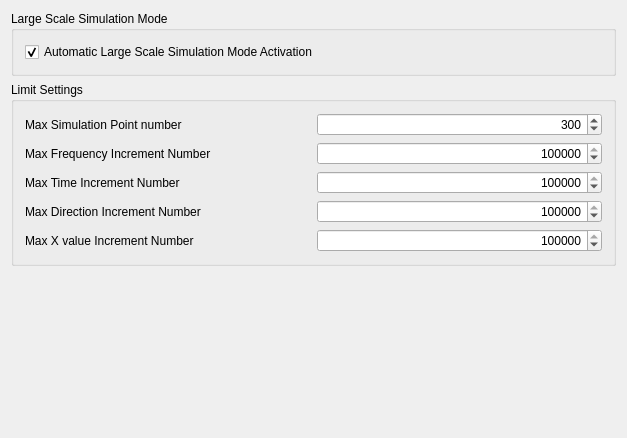
<?xml version="1.0" encoding="UTF-8"?>
<ui version="4.0">
 <class>UserDefinedPhenomenonLabGui::DlgSettingsUserDefinedPhenomenonLabLimitImp</class>
 <widget class="QWidget" name="UserDefinedPhenomenonLabGui::DlgSettingsUserDefinedPhenomenonLabLimitImp">
  <property name="geometry">
   <rect>
    <x>0</x>
    <y>0</y>
    <width>627</width>
    <height>438</height>
   </rect>
  </property>
  <property name="windowTitle">
   <string>Limit</string>
  </property>
  <layout class="QVBoxLayout" name="verticalLayout_3">
   <item>
    <widget class="QGroupBox" name="gb_wl_param_binary">
     <property name="sizePolicy">
      <sizepolicy hsizetype="Preferred" vsizetype="Preferred">
       <horstretch>0</horstretch>
       <verstretch>0</verstretch>
      </sizepolicy>
     </property>
     <property name="layoutDirection">
      <enum>Qt::LeftToRight</enum>
     </property>
     <property name="title">
      <string>Large Scale Simulation Mode</string>
     </property>
     <property name="alignment">
      <set>Qt::AlignLeading|Qt::AlignLeft|Qt::AlignTop</set>
     </property>
     <layout class="QVBoxLayout" name="verticalLayout">
      <item>
       <layout class="QGridLayout" name="gl_lm">
        <item row="0" column="1">
         <widget class="Gui::PrefCheckBox" name="cb_lm_AutoLargeScaleMode">
          <property name="minimumSize">
           <size>
            <width>0</width>
            <height>20</height>
           </size>
          </property>
          <property name="text">
           <string>Automatic Large Scale Simulation Mode Activation</string>
          </property>
          <property name="checked">
           <bool>true</bool>
          </property>
          <property name="prefEntry" stdset="0">
           <cstring>AutomaticLargeScaleModeActivation</cstring>
          </property>
          <property name="prefPath" stdset="0">
           <cstring>Mod/UserDefinedPhenomenonLab/General</cstring>
          </property>
         </widget>
        </item>
       </layout>
      </item>
     </layout>
    </widget>
   </item>
   <item>
    <widget class="QGroupBox" name="gb_wl_LimitSettings">
     <property name="sizePolicy">
      <sizepolicy hsizetype="Preferred" vsizetype="Preferred">
       <horstretch>0</horstretch>
       <verstretch>0</verstretch>
      </sizepolicy>
     </property>
     <property name="layoutDirection">
      <enum>Qt::LeftToRight</enum>
     </property>
     <property name="title">
      <string>Limit Settings</string>
     </property>
     <property name="alignment">
      <set>Qt::AlignLeading|Qt::AlignLeft|Qt::AlignTop</set>
     </property>
     <layout class="QVBoxLayout" name="verticalLayout_2">
      <item>
       <layout class="QGridLayout" name="wl_ly_limit">
        <item row="2" column="0">
         <widget class="QLabel" name="l_max_FrequencyNumber">
          <property name="text">
           <string>Max Frequency Increment Number</string>
          </property>
         </widget>
        </item>
        <item row="2" column="2">
         <widget class="Gui::PrefSpinBox" name="sb_lm_FrequencyNumber">
          <property name="minimumSize">
           <size>
            <width>0</width>
            <height>20</height>
           </size>
          </property>
          <property name="alignment">
           <set>Qt::AlignRight|Qt::AlignTrailing|Qt::AlignVCenter</set>
          </property>
          <property name="minimum">
           <number>1</number>
          </property>
          <property name="maximum">
           <number>2147483647</number>
          </property>
          <property name="singleStep">
           <number>100</number>
          </property>
          <property name="value">
           <number>102400</number>
          </property>
          <property name="prefEntry" stdset="0">
           <cstring>MaxFIN</cstring>
          </property>
          <property name="prefPath" stdset="0">
           <cstring>Mod/UserDefinedPhenomenonLab/Limit</cstring>
          </property>
         </widget>
        </item>
        <item row="4" column="0">
         <widget class="QLabel" name="l_max_DirectionNumber">
          <property name="text">
           <string>Max Direction Increment Number</string>
          </property>
         </widget>
        </item>
        <item row="1" column="2">
         <widget class="Gui::PrefSpinBox" name="sb_lm_SimulationPointsNumber">
          <property name="minimumSize">
           <size>
            <width>0</width>
            <height>20</height>
           </size>
          </property>
          <property name="alignment">
           <set>Qt::AlignRight|Qt::AlignTrailing|Qt::AlignVCenter</set>
          </property>
          <property name="minimum">
           <number>1</number>
          </property>
          <property name="maximum">
           <number>2147483647</number>
          </property>
          <property name="singleStep">
           <number>10</number>
          </property>
          <property name="value">
           <number>300</number>
          </property>
          <property name="prefEntry" stdset="0">
           <cstring>MaxSPN</cstring>
          </property>
          <property name="prefPath" stdset="0">
           <cstring>Mod/UserDefinedPhenomenonLab/Limit</cstring>
          </property>
         </widget>
        </item>
        <item row="3" column="0">
         <widget class="QLabel" name="l_max_TimeNumber">
          <property name="text">
           <string>Max Time Increment Number</string>
          </property>
         </widget>
        </item>
        <item row="1" column="0">
         <widget class="QLabel" name="l_max_SimulationPointsNumber">
          <property name="text">
           <string>Max Simulation Point number</string>
          </property>
         </widget>
        </item>
        <item row="3" column="2">
         <widget class="Gui::PrefSpinBox" name="sb_lm_TimeNumber">
          <property name="minimumSize">
           <size>
            <width>0</width>
            <height>20</height>
           </size>
          </property>
          <property name="alignment">
           <set>Qt::AlignRight|Qt::AlignTrailing|Qt::AlignVCenter</set>
          </property>
          <property name="minimum">
           <number>1</number>
          </property>
          <property name="maximum">
           <number>2147483647</number>
          </property>
          <property name="singleStep">
           <number>100</number>
          </property>
          <property name="value">
           <number>614400</number>
          </property>
          <property name="prefEntry" stdset="0">
           <cstring>MaxTIN</cstring>
          </property>
          <property name="prefPath" stdset="0">
           <cstring>Mod/UserDefinedPhenomenonLab/Limit</cstring>
          </property>
         </widget>
        </item>
        <item row="5" column="0">
         <widget class="QLabel" name="l_max_XValueNumber">
          <property name="text">
           <string>Max X value Increment Number</string>
          </property>
         </widget>
        </item>
        <item row="4" column="2">
         <widget class="Gui::PrefSpinBox" name="sb_lm_DirectionNumber">
          <property name="minimumSize">
           <size>
            <width>0</width>
            <height>20</height>
           </size>
          </property>
          <property name="alignment">
           <set>Qt::AlignRight|Qt::AlignTrailing|Qt::AlignVCenter</set>
          </property>
          <property name="minimum">
           <number>1</number>
          </property>
          <property name="maximum">
           <number>2147483647</number>
          </property>
          <property name="singleStep">
           <number>100</number>
          </property>
          <property name="value">
           <number>100000</number>
          </property>
          <property name="prefEntry" stdset="0">
           <cstring>MaxDIN</cstring>
          </property>
          <property name="prefPath" stdset="0">
           <cstring>Mod/UserDefinedPhenomenonLab/Limit</cstring>
          </property>
         </widget>
        </item>
        <item row="5" column="2">
         <widget class="Gui::PrefSpinBox" name="sb_lm_XValueNumber">
          <property name="minimumSize">
           <size>
            <width>0</width>
            <height>20</height>
           </size>
          </property>
          <property name="alignment">
           <set>Qt::AlignRight|Qt::AlignTrailing|Qt::AlignVCenter</set>
          </property>
          <property name="minimum">
           <number>1</number>
          </property>
          <property name="maximum">
           <number>2147483647</number>
          </property>
          <property name="singleStep">
           <number>100</number>
          </property>
          <property name="value">
           <number>100000</number>
          </property>
          <property name="prefEntry" stdset="0">
           <cstring>MaxXIN</cstring>
          </property>
          <property name="prefPath" stdset="0">
           <cstring>Mod/UserDefinedPhenomenonLab/Limit</cstring>
          </property>
         </widget>
        </item>
       </layout>
      </item>
     </layout>
    </widget>
   </item>
   <item>
    <spacer name="verticalSpacer">
     <property name="orientation">
      <enum>Qt::Vertical</enum>
     </property>
     <property name="sizeHint" stdset="0">
      <size>
       <width>20</width>
       <height>40</height>
      </size>
     </property>
    </spacer>
   </item>
  </layout>
 </widget>
 <layoutdefault spacing="6" margin="11"/>
 <customwidgets>
  <customwidget>
   <class>Gui::PrefCheckBox</class>
   <extends>QCheckBox</extends>
   <header>Gui/PrefWidgets.h</header>
  </customwidget>
  <customwidget>
   <class>Gui::PrefSpinBox</class>
   <extends>QSpinBox</extends>
   <header>Gui/PrefWidgets.h</header>
  </customwidget>
 </customwidgets>
 <resources>
  <include location="Resources/UserDefinedPhenomenonLab.qrc"/>
 </resources>
 <connections/>
</ui>
